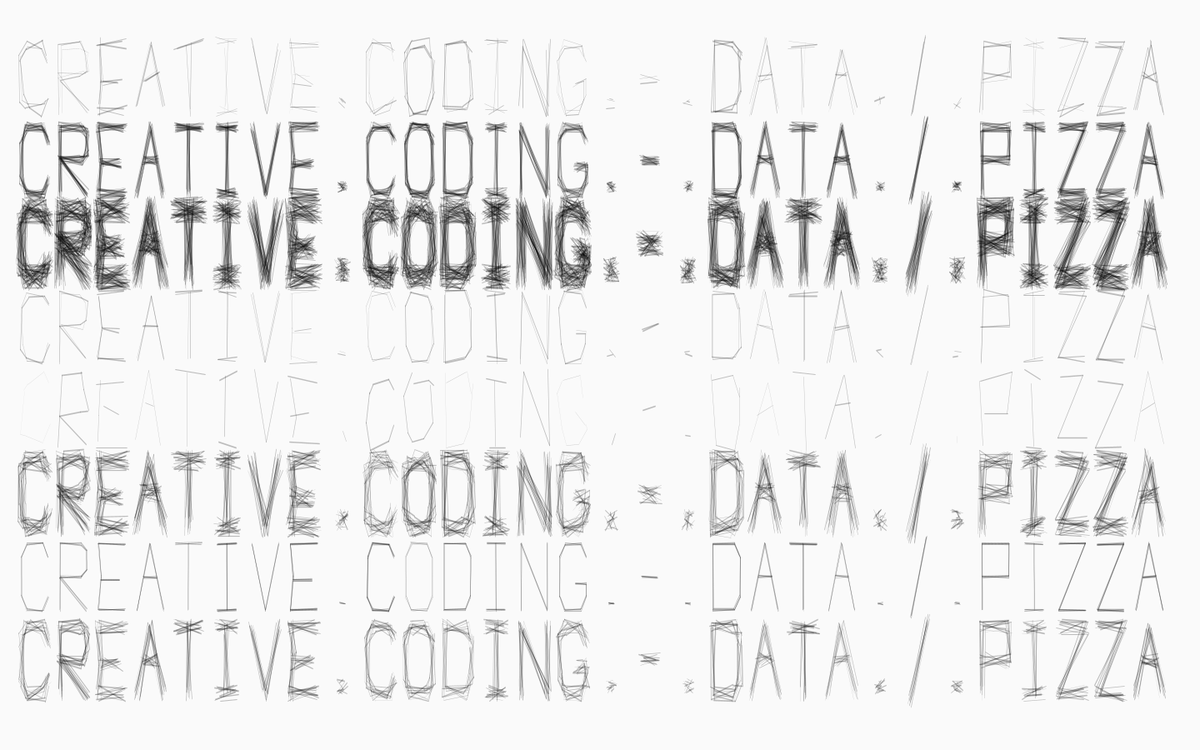
Frame 1 (no input)
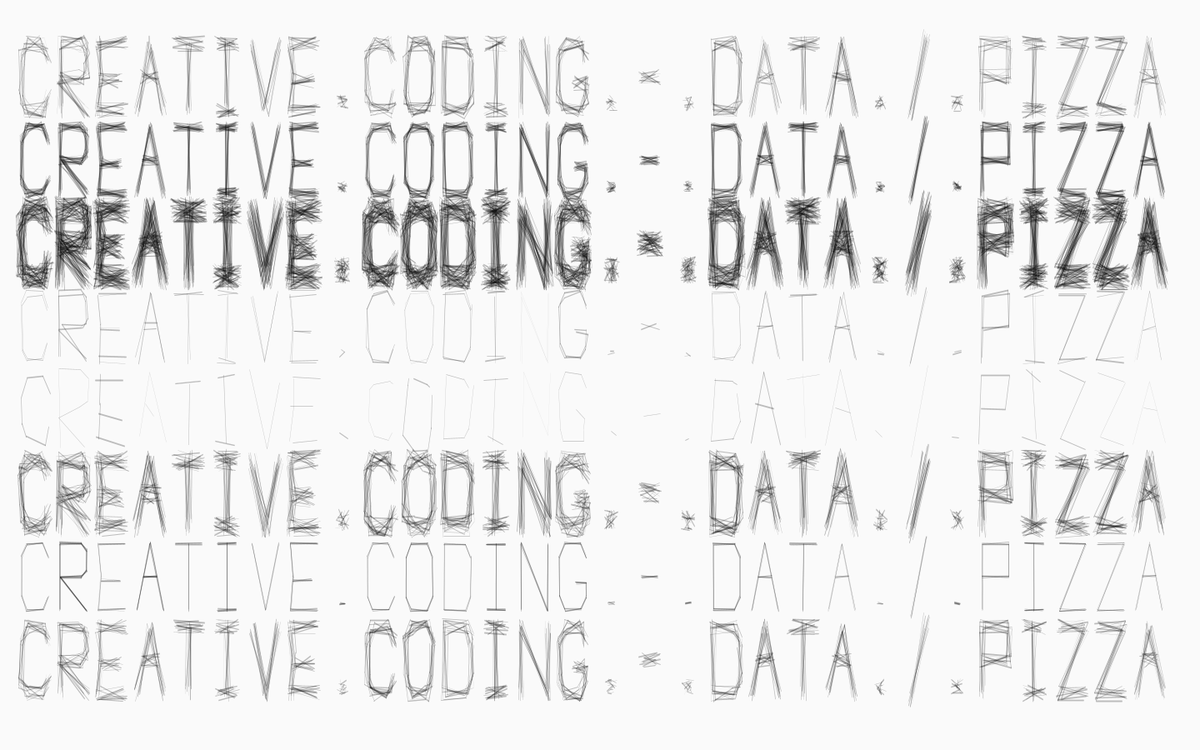
Frame 2 (the mouse pressed at the canvas centre, redrawn once)

The Processing sketch that drew these frames (run headless with seeded random() and noise(); the mouse was pressed at the canvas centre and the sketch redrawn once):

// Processing sketch: crazyAlphabet
// ── crazyAlphabet.pde
// -- use a StringDict to relate one String (a letter) to another (a set of coordinates):
// --> https://processing.org/reference/StringDict.html
StringDict font = new StringDict();

// -- randomness and style:
float jitter = 10;  // <-- how much do I want the coordinates of my letters to move?
int lines = 3;      // <-- how many sets of lines do I want each letter to be represented by?

// -- letter size and spacing:
float letterSize = 100;      // <-- how big are the letters going to be?
float letterSpacing = 1.45;  // <-- how far apart are the letters in a word?
float aspectRatio = 2.5;

// -- do I show enclosing squares?
boolean showSquare = false;
boolean doShakes = false;

//color colourBackground = color(55, 70, 80);
//color colourForeground = color(255, 255, 128);
color colourBackground = color(250);
color colourForeground = color(4, 64);


void setup() {

  size(1440, 900);
  smooth(8);

  getAlphabetCoordinates();
}


void draw() {

  background(colourBackground);
  translate(0, -50);

  // -- make words at particular positions and with paricular sizes with makeWordAt():
  //makeWordAt(150, 100, letterSize, "MOVE");
  //makeWordAt(200, 250, letterSize, "THE");
  //makeWordAt(100, 400, letterSize, "MOUSE");

  //makeWordAt(500, 100, letterSize*0.8, "ABCDEFG");
  //makeWordAt(500, 208, letterSize*0.8, "HIJKLMN");
  //makeWordAt(500, 316, letterSize*0.8, "OPQRST");
  //makeWordAt(500, 424, letterSize*0.8, "UVWXYZ");

  // -- or alternatively ...
  //makeWordAt(25, 100, letterSize*0.25, "MAKE YOUR OWN FONT BY DEFINING THE COORDINATES ");
  //makeWordAt(25, 150, letterSize*0.25, "OF EACH LETTER IN THE ALPHABET");
  //makeWordAt(25, 225, letterSize*0.25, "ADD SOME RANDOMNESS TO MAKE IT INTERESTING");

  // -- or alternatively ...
  float letterSizeSF = letterSize*0.795;
  makeWordAt(25, 100, letterSizeSF, "CREATIVE CODING - DATA / PIZZA");
  jitter = 8;
  lines = 20;
  makeWordAt(25, 200, letterSizeSF, "CREATIVE CODING - DATA / PIZZA");
  jitter = 20;
  lines = 60;
  makeWordAt(25, 300, letterSizeSF, "CREATIVE CODING - DATA / PIZZA");
  jitter = 6;
  lines = 2;
  makeWordAt(25, 400, letterSizeSF, "CREATIVE CODING - DATA / PIZZA");
  jitter = 12;
  lines = 1;
  makeWordAt(25, 500, letterSizeSF, "CREATIVE CODING - DATA / PIZZA");
  jitter = 16;
  lines = 20;
  makeWordAt(25, 600, letterSizeSF, "CREATIVE CODING - DATA / PIZZA");
  jitter = 2;
  lines = 4;
  makeWordAt(25, 700, letterSizeSF, "CREATIVE CODING - DATA / PIZZA");
  jitter = 12;
  lines = 12;
  makeWordAt(25, 800, letterSizeSF, "CREATIVE CODING - DATA / PIZZA");

  if (doShakes) {
    mouseMoved();
    loop();
  } else {

    noLoop();  // <-- wait for mouse or keyboard event before looping
  }
}


// -- method fills global 'font' StringDict with coordinates for each letter:

void getAlphabetCoordinates() {

  // -- Add (strings containing) sets of coordiate pairs to the 'font' StringDict for each character:
  font.set("A", "0,100 50,0 50,0 100,100 25,50 75,50");
  font.set("B", "0,0 80,0 80,0 100,10 100,10 100,30 100,30 80,40 80,40 0,40 80,40 100,50 100,50 100,80 100,80 80,100 80,100 0,100 0,100 0,0");
  font.set("C", "100,20 80,0 80,0 20,0 20,0 0,20 0,20 0,80 0,80 20,100 20,100 80,100 80,100 100,80");
  font.set("D", "0,0 80,0 80,0 100,20 100,20, 100,80 100,80 80,100 80,100 0,100 0,100 0,0 0,0");
  font.set("E", "0,0 100,0 0,0 0,100 100,100 0,100 0,55 80,55");
  font.set("e", "0,20 100,20 0,20 10,60 10,60 0,100 100,100 0,100 10,60 80,60 20,5 80,0");
  font.set("E", "0,0 100,0 0,0 10,50 10,50 0,100 100,100 0,100 10,55 80,55");
  font.set("F", "0,0 100,0 0,0 0,100 0,55 80,55");
  font.set("G", "100,20 80,0 80,0 20,0 20,0 0,20 0,20 0,80 0,80 20,100 20,100 80,100 80,100 100,80 100,80 100,60 100,60 60,60");
  font.set("H", "0,100 0,0 100,0 100,100 0,50 100,50");
  font.set("I", "25,0 75,0 50,0 50,100 25,100 75,100");
  font.set("I", "15,0 85,0 50,0 50,100 15,100 85,100");
  font.set("J", "20,0 80,0 80,0 80,80 80,80 80,100 80,100 20,100 20,100 0,80");
  font.set("K", "0,0 0,100 100,0 0,50 0,50 100,100");
  font.set("L", "0,0 0,100 0,100 100,100");
  font.set("M", "0,100 0,0 0,0 50,50 50,50 100,0 100,0 100,100");
  font.set("N", "0,100 0,0 0,0 100,100 100,100 100,0");
  font.set("O", "20,0 80,0 80,0 100,20 100,20, 100,80 100,80 80,100 80,100 20,100 20,100 0,80 0,80 0,20 0,20 20,0");
  font.set("P", "0,100 0,0 0,0 100,0 100,0 100,50 100,50 0,50");
  font.set("Q", "20,0 80,0 80,0 100,20 100,20, 100,80 100,80 80,100 80,100 20,100 20,100 0,80 0,80 0,20 0,20 20,0 50,50 100,100");
  font.set("R", "0,100 0,0 0,0 80,0 80,0 100,10 100,10 100,40 100,40 80,50 80,50 0,50 0,50 100,100");
  font.set("S", "90,10 50,0 50,0 0,10 0,10 0,50 0,50, 100,50 100,50 100,90 100,90 50,100 50,100 0,90");
  font.set("T", "0,0 100,0 50,0 50,100");
  font.set("U", "0,0 0,80 0,80 20,100 20,100 80,100 80,100 100,80 100,80 100,0");
  font.set("V", "0,0 50,100 50,100 100,0");
  font.set("W", "0,0 0,100 0,100 50,50 50,50 100,100 100,100 100,0");
  font.set("X", "0,0 100,100 100,0 0,100");
  font.set("Y", "0,0 50,50 100,0 0,100");
  font.set("Z", "0,0 100,0 100,0 0,100 0,100 100,100");
  font.set("=", "0,0 0,100 0,100 100,100 100,100 100,0 100,0 0,0");
  font.set("-", "20,50 80,50");
  font.set("/", "20,110 80,-10");
  font.set("!", "45,0 50,80 50,80 55,0 55,0 45,0 45,96 45,100 55,100 55,95");
  font.set(" ", "40,90 60,90");
  font.set("0", "30,10 70,10 70,10 90,30 90,30, 90,70 90,70 70,90 70,90 30,90 30,90 10,70 10,70 10,30 10,30 30,10 40,50 60,50");
  font.set("2", "10,10 50,0 50,0 100,20 100,20 0,80 0,80, 0,100 0,100 40,90 40,90 100,100");
  font.set("3", "10,10 50,0 50,0 100,20 100,20 50,40 50,40, 90,40 90,40 100,50 100,50 100,90 100,90 50,100 50,100 0,90");
}


// -- method makes a letter for character 'c' with 'n' overwrites for interesting effects

void makeLetter(char c, int n) {

  // -- c : the letter to show
  // -- n : the number of times to draw the letter (overwriting)

  String coords = font.get(str(c));      // <-- get the coordinates for letter 'c' from the StringDict
  String [] points = split(coords, " "); // <-- store coordinates in 'points' array
  String pPrev = "";  // <-- records the previous point so we can mimimise jitter between continuous lines
  float x=0, y=0, jitterMax;

  // -- scaling and transformation
  pushMatrix();
  scale(letterSize/(100f * aspectRatio), letterSize/100f);
  float translation = 10* 0.8*letterSize/(100f * aspectRatio);
  translate(translation, translation);

  noFill();

  // -- loop that draws the letter will happen 'n' times for interesting overwriting:
  for (int i=0; i<n; i++) {

    // -- randomising
    float sW = random(0.25, 2.5);
    strokeWeight(sW);

    //colourForeground = color(random(16, 92), random(255-128, 255-32));
    stroke(colourForeground);

    // -- start a shape :
    beginShape(LINES);

    // -- loop through each point in turn:
    for (String p : points) {
      if (p.equals(pPrev)) {
        // -- reduce jitter if this is the same point as the last one - for continuity:
        jitterMax = jitter/10.0;
      } else {
        // -- set x and y from contents of p String:
        String [] xy = split(p, ",");
        jitterMax = jitter;
        // -- remember to convert String to float for plotting!
        x = float(xy[0]);
        y = float(xy[1]);
      }

      // -- add the random jitter to the points:
      x += random(-jitterMax, jitterMax);
      y += random(-jitterMax, jitterMax);

      vertex(x, y); // <-- draw the vertex
      pPrev = p;    // <-- update previous point to this point ready for the next loop
    }

    // -- important to close the shape shape :
    endShape();
  }
  popMatrix();
}


// -- method makes a word with multiple calls to makeLetter() and translation in X inbetween each:

void makeWord (String word) {
  pushMatrix();

  for (int i=0; i<word.length(); i++) {
    char c = word.charAt(i);

    makeLetter(c, lines);

    if (showSquare) {
      makeLetter('=', 10);
    }
    // -- shift along to the right:
    translate(letterSize/aspectRatio *letterSpacing, 0);
  }
  popMatrix();
}


// -- method makes a word at a particular position:

void makeWordAt(float x, float y, float sz, String text) {
  pushMatrix();
  translate(x, y);
  scale(sz/letterSize);
  makeWord(text);
  popMatrix();
}


// -- update parameters based upo mouse position:

void mouseMoved () {

  jitter = map(mouseX, 0, width, 0, 25);
  lines =  int(map(mouseY, 0, height, 1, 25));
  println("jitter:", jitter, "lines:", lines);

  loop();
}


// -- various changes to parameters and state based upon key presses:

void keyPressed() {
  if (key == ' ') showSquare =! showSquare;
  if (key == 'A') {
    aspectRatio = min(aspectRatio + 0.25, 4);
  }
  if (key == 'a') {
    aspectRatio = max(aspectRatio - 0.25, 0.25);
  }
  if (key == 'L') {
    letterSize = min(round(letterSize *1.05), 400);
  }
  if (key == 'l') {
    letterSize = min(round(letterSize /1.05), 400);
  }
  if (key == 'i') {
    int n = round(random(11111, 99999));  // <-- 5 random figures to add to filename
    String fName = "myText."+n+".png";    // <-- filename includs 5 random figures
    save(fName);
    println("Saved:", fName);
  }
  if (key == 'j') {
    doShakes =! doShakes;
  }

  // -- call the draw() loop:
  loop();
}
